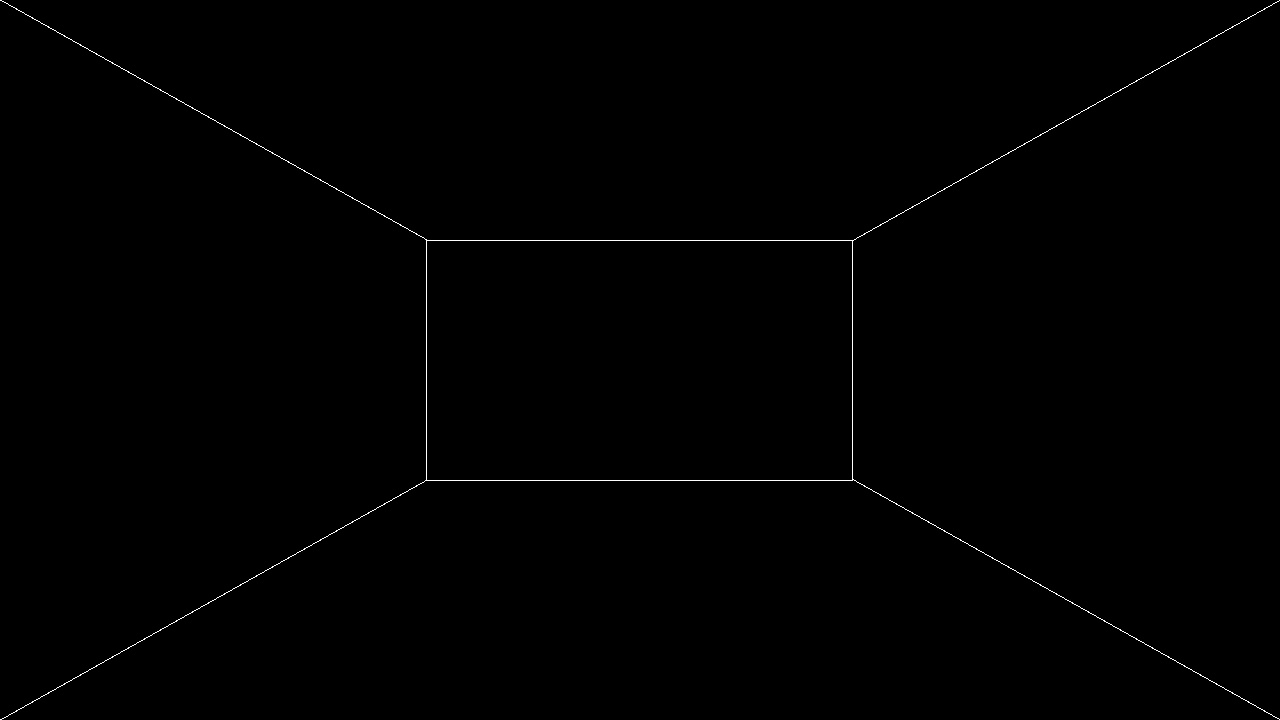
//> input picture 7.pinjie/3.pinjie/3.替换拼接(ok1)/result.jpg, 1280 x 720 px
$ ./main_bak   (built with g++ and OpenCV 4)
//> lines starting //> are read from the running program, lines starting //| are printed output that depends on the picture
#include <opencv2/opencv.hpp>
#include <opencv2/highgui/highgui_c.h>
#include <iostream>
#include <math.h>
using namespace cv;

using namespace std;

void rotate_arbitrarily_angle(Mat &src,Mat &dst,float angle)
{
    float radian = (float)(angle/180.0 * CV_PI);
//旋转填充图像
    int maxBorder = (int) (max(src.cols, src.rows)* 1.414 );
    int dx = (maxBorder - src.cols)/2;
    int dy = (maxBorder - src.rows)/2;
    copyMakeBorder(src, dst, dy, dy, dx, dx, BORDER_CONSTANT);
    //旋转
     Point2f center( (float)(dst.cols/2) , (float) (dst.rows/2));
    Mat affine_matrix = getRotationMatrix2D( center, angle, 1.0 );//求得旋转矩阵
    warpAffine(dst, dst, affine_matrix, dst.size());
    //计算图像旋转之后包含图像的最大的矩形
    float sinVal = abs(sin(radian));
    float cosVal = abs(cos(radian));
    Size targetSize( (int)(src.cols * cosVal +src.rows * sinVal),
                     (int)(src.cols * sinVal + src.rows * cosVal) );

    //剪掉多余边框
    int x = (dst.cols - targetSize.width) / 2;
    int y = (dst.rows - targetSize.height) / 2;
    Rect rect(x, y, targetSize.width, targetSize.height);
    dst = Mat(dst,rect);
}


int main(int argc, char** argv)
{
	Mat src = imread("result.jpg");
//> src is the input picture: 720 rows x 1280 cols, CV_8UC3; min 0, max 255, mean 0.9
	if (!src.data) {
	printf("could not load image...\n");
	return -1;
	}
	//Mat replaceImg_top = imread("top.jpg");
	Mat replaceImg_top = imread("yy_top.JPG");
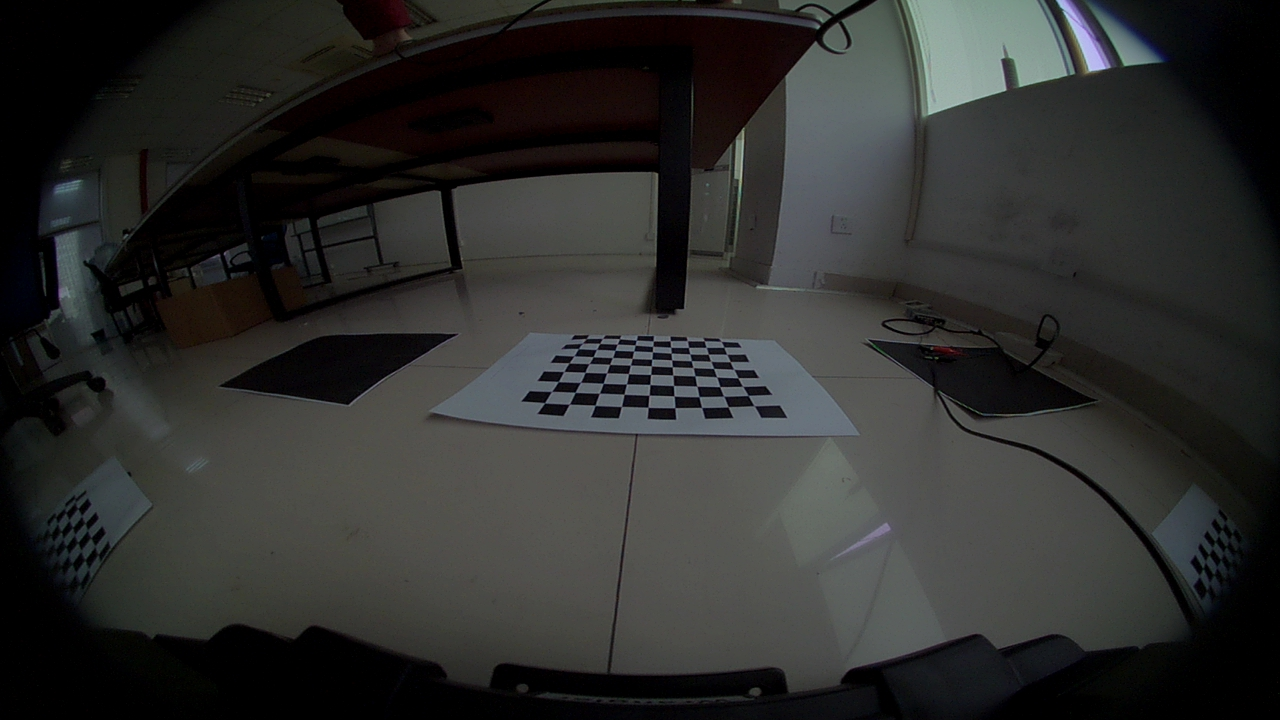
//> input picture 7.pinjie/3.pinjie/3.替换拼接(ok1)/yy_top.JPG, 1280 x 720 px
//> replaceImg_top is the input picture: 720 rows x 1280 cols, CV_8UC3; mean B, G, R 45, 46.5, 45.9
	Mat replaceImg_black = imread("black.jpg");
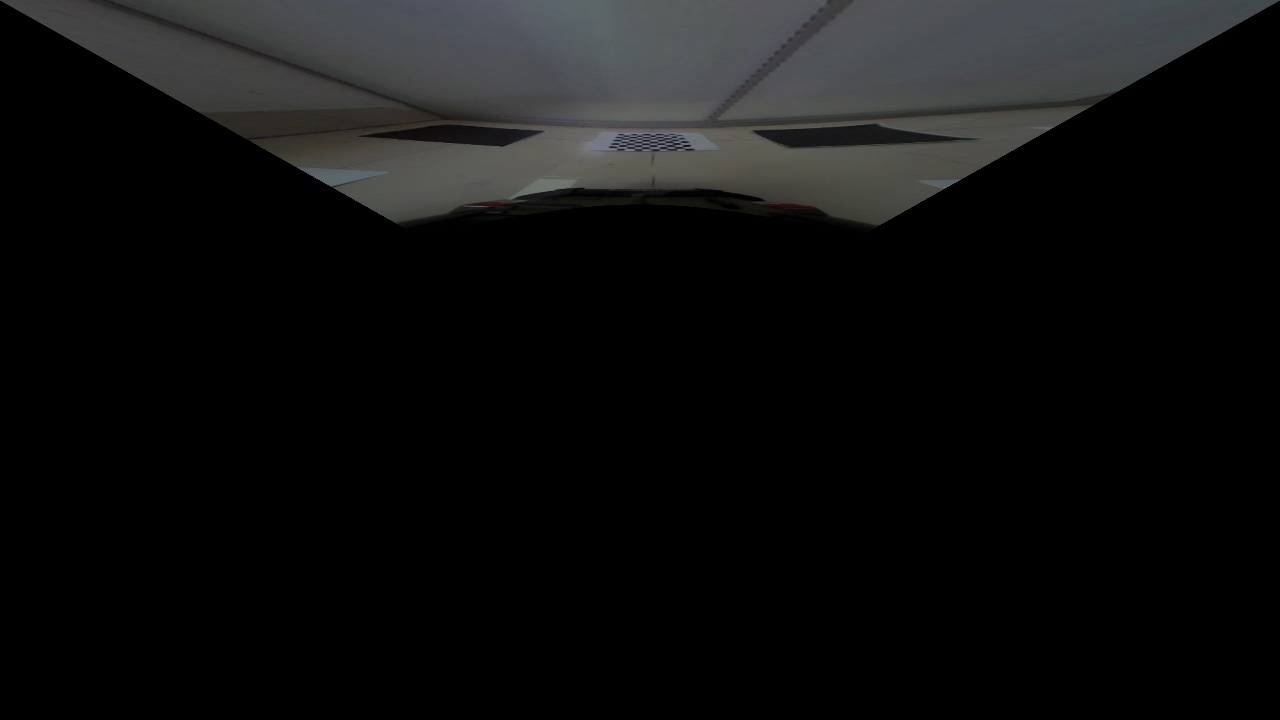
//> input picture 7.pinjie/3.pinjie/3.替换拼接(ok1)/black.jpg, 1280 x 720 px
//> replaceImg_black is the input picture: 720 rows x 1280 cols, CV_8UC3; mean B, G, R 15.3, 15.3, 15
	Mat replaceImg_right = imread("right.jpg");
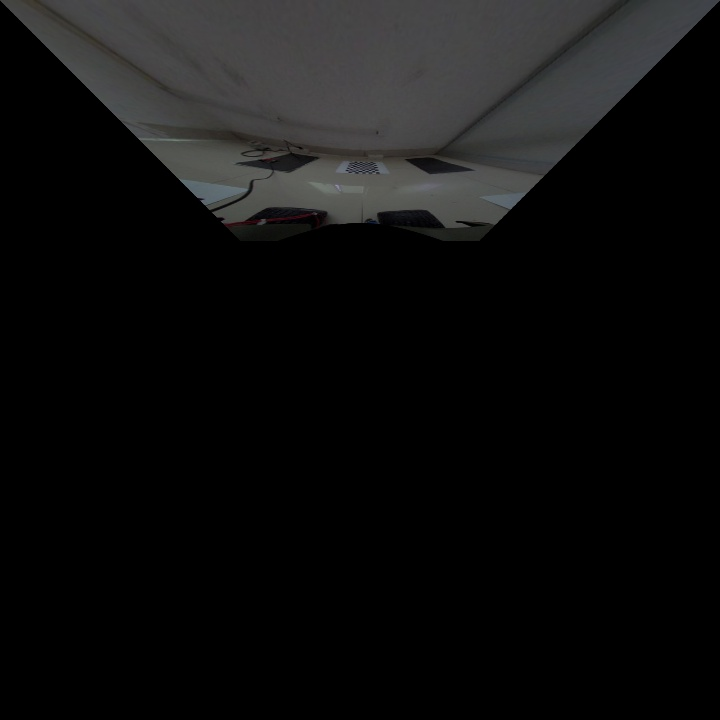
//> input picture 7.pinjie/3.pinjie/3.替换拼接(ok1)/right.jpg, 720 x 720 px
//> replaceImg_right is the input picture: 720 rows x 720 cols, CV_8UC3; mean B, G, R 14.8, 14.9, 14.8
	Mat replaceImg_left = imread("left.jpg");
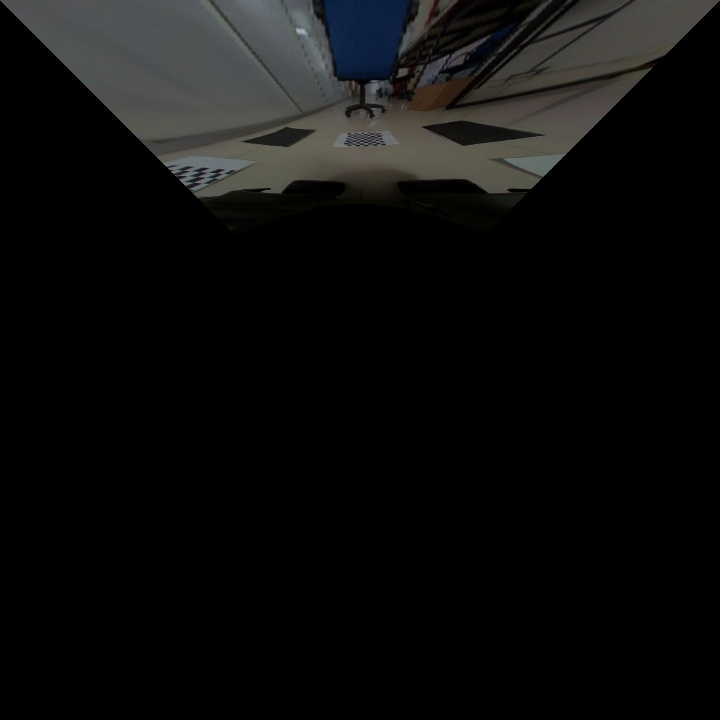
//> input picture 7.pinjie/3.pinjie/3.替换拼接(ok1)/left.jpg, 720 x 720 px
//> replaceImg_left is the input picture: 720 rows x 720 cols, CV_8UC3; mean B, G, R 12.8, 13.1, 13
	Mat black_rotate,right_rotate,left_rotate;
	rotate_arbitrarily_angle(replaceImg_black,black_rotate,180);
//> in rotate_arbitrarily_angle, `warpAffine(dst, dst, affine_matrix, dst.size());`: dst: 1808 rows x 1808 cols, CV_8UC3; mean B, G, R 4.3, 4.3, 4.2
	rotate_arbitrarily_angle(replaceImg_right,right_rotate,-90);
	rotate_arbitrarily_angle(replaceImg_right,left_rotate,90);
	// [4 lines of commented-out code are left out]
	imwrite("left_rotate.jpg",left_rotate);
//top
#if 1
	// 定义两个平面上四个角坐标
	vector<Point> src_corners(4);
	vector<Point> dst_corners(4);
	src_corners[0] = Point(586, 346);

	src_corners[1] = Point(715, 351);

	src_corners[2] = Point(749, 409);

	src_corners[3] = Point(544, 406);
	// 目标平面四个角坐标

	dst_corners[0] = Point(104,330);

	dst_corners[1] = Point(104, 321);

	dst_corners[2] = Point(242, 321);

	dst_corners[3] = Point(242, 330);
#endif
//top
#if 0
	// 定义两个平面上四个角坐标
	vector<Point> src_corners(4);
	vector<Point> dst_corners(4);
	src_corners[0] = Point(0, 0);

	src_corners[1] = Point(src.cols-1, 0);

	src_corners[2] = Point(src.cols/3*2, src.rows/3);

	src_corners[3] = Point(src.cols/3, src.rows/3);
	// 目标平面四个角坐标

	dst_corners[0] = Point(0,0);

	dst_corners[1] = Point(replaceImg_top.cols-1, 0);

	dst_corners[2] = Point(replaceImg_top.cols/3*2, replaceImg_top.rows/3);

	dst_corners[3] = Point(replaceImg_top.cols/3, replaceImg_top.rows/3);
//black
	// 定义两个平面上四个角坐标
	vector<Point> src_black_corners(4);
	vector<Point> dst_black_corners(4);
	src_black_corners[0] = Point(src.cols/3, src.rows/3*2);

	src_black_corners[1] = Point(src.cols/3*2, src.rows/3*2);

	src_black_corners[2] = Point(src.cols, src.rows);

	src_black_corners[3] = Point(0, src.rows);
	// 目标平面四个角坐标

	dst_black_corners[0] = Point(black_rotate.cols/3,black_rotate.rows/3*2);

	dst_black_corners[1] = Point(black_rotate.cols/3*2, black_rotate.rows/3*2);

	dst_black_corners[2] = Point(black_rotate.cols, black_rotate.rows);

	dst_black_corners[3] = Point(0, black_rotate.rows);

//right
	vector<Point> src_right_corners(4);
	vector<Point> dst_right_corners(4);
	src_right_corners[0] = Point(src.cols/3*2, src.rows/3);

	src_right_corners[1] = Point(src.cols, 0);

	src_right_corners[2] = Point(src.cols, src.rows);

	src_right_corners[3] = Point(src.cols/3*2, src.rows/3*2);
	// 目标平面四个角坐标

	dst_right_corners[0] = Point(right_rotate.cols, 0);

	dst_right_corners[1] = Point(right_rotate.cols, right_rotate.rows);

	dst_right_corners[2] = Point(right_rotate.cols/3*2+560, right_rotate.rows/3*2);

	dst_right_corners[3] = Point(right_rotate.cols/3*2+560,right_rotate.rows/3);//1280-720


//left
	vector<Point> src_left_corners(4);
	vector<Point> dst_left_corners(4);
	src_left_corners[0] = Point(0, 0);

	src_left_corners[1] = Point(src.cols/3, src.rows/3);

	src_left_corners[2] = Point(src.cols/3, src.rows/3*2);

	src_left_corners[3] = Point(0, src.rows);
	// 目标平面四个角坐标

	dst_left_corners[0] = Point(0, 0);

	dst_left_corners[1] = Point(left_rotate.cols, 0);

	dst_left_corners[2] = Point(left_rotate.cols/3+560, left_rotate.rows/3*2);

	dst_left_corners[3] = Point(left_rotate.cols/3+560,left_rotate.rows/3);//1280-720

#endif
//top

	// 计算单应性矩阵与透视变换
	Mat h = findHomography(src_corners, dst_corners);
	Mat output_img;
	warpPerspective(replaceImg_top, output_img, h, src.size());
	// create mask
	Mat m1 = Mat::zeros(replaceImg_top.size(), CV_8UC1);
	m1 = Scalar(255);
	Mat mask_output;
	warpPerspective(m1, mask_output, h, src.size());
	//imshow("Mask Result", mask_output);
	// use mask
	Mat result1;
	add(output_img, output_img, result1, mask_output);
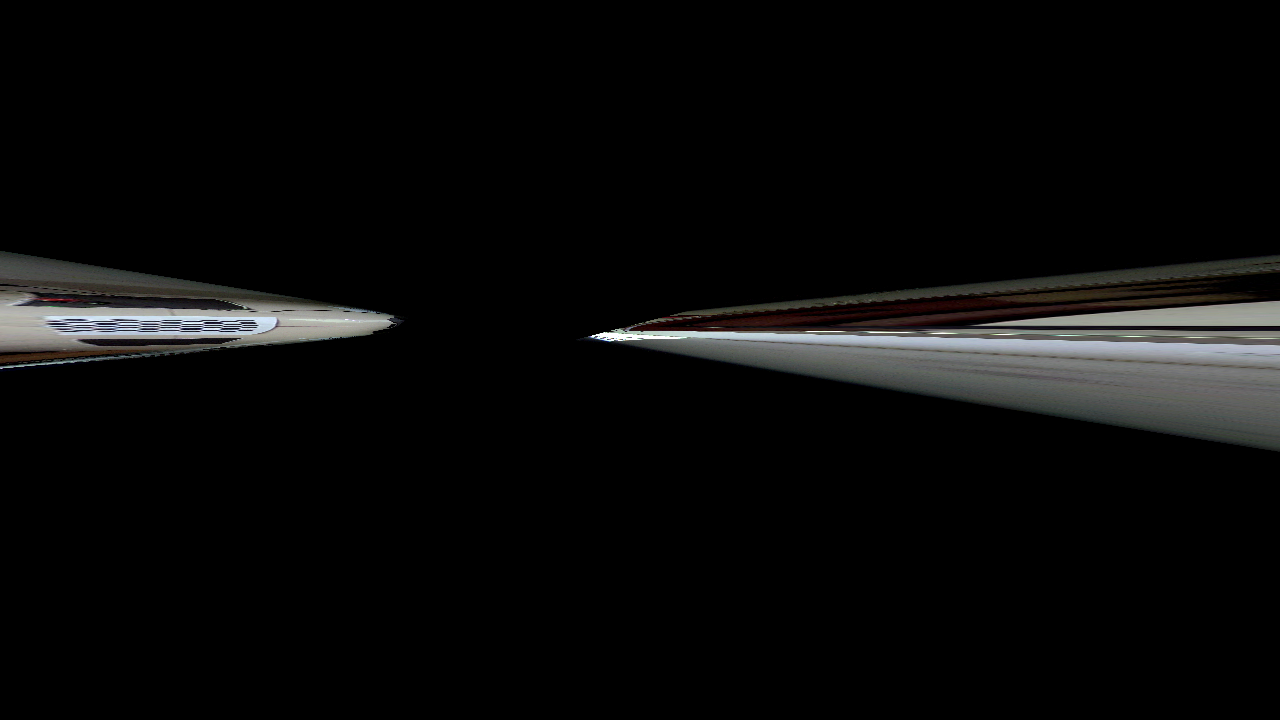
//> result1: 720 rows x 1280 cols, CV_8UC3; mean B, G, R 9.6, 9.8, 9.8
	Mat result2;
	bitwise_not(mask_output, mask_output);
	add(src, result1, result2, mask_output);
	Mat result;
	add(result1, result2, result);
#if 0
//black
	// 计算单应性矩阵与透视变换
	Mat h_black = findHomography(src_black_corners, dst_black_corners);
	Mat output_img_black;
	warpPerspective(black_rotate, output_img_black, h_black, black_rotate.size());
	// create mask
	Mat m1_black = Mat::zeros(black_rotate.size(), CV_8UC1);
	m1_black = Scalar(255);
	Mat mask_output_black;
	warpPerspective(m1_black, mask_output_black, h_black, black_rotate.size());
	// use mask
	Mat result1_black;
	add(output_img_black, output_img_black, result1_black, mask_output_black);
	Mat result2_black;
	bitwise_not(mask_output_black, mask_output_black);
	add(black_rotate, result1_black, result2_black, mask_output_black);
	Mat result_black;
	add(result1_black, result2_black, result_black);

//right
	Mat h_right = findHomography(src_right_corners, dst_right_corners);
	Mat output_img_right;
	warpPerspective(right_rotate, output_img_right, h_right, right_rotate.size());
	// create mask
	Mat m1_right = Mat::zeros(right_rotate.size(), CV_8UC1);
	m1_right = Scalar(255);
	Mat mask_output_right;
	warpPerspective(m1_right, mask_output_right, h_right, right_rotate.size());
	// use mask
	Mat result1_right;
	add(output_img_right, output_img_right, result1_right, mask_output_right);
	Mat result2_right;
	bitwise_not(mask_output_right, mask_output_right);
	add(right_rotate, result1_right, result2_right, mask_output_right);
	Mat result_right;
	add(result1_right, result2_right, result_right);

	//imshow("Final Result", result);
	//imshow("black Result", result_black);
	imshow("right Result", result_right);

	Mat h_left = findHomography(src_left_corners, dst_left_corners);
	Mat output_img_left;
	warpPerspective(left_rotate, output_img_left, h_left, left_rotate.size());
	// create mask
	Mat m1_left = Mat::zeros(left_rotate.size(), CV_8UC1);
	m1_left = Scalar(255);
	Mat mask_output_left;
	warpPerspective(m1_left, mask_output_left, h_left, left_rotate.size());
	// use mask
	Mat result1_left;
	add(output_img_left, output_img_left, result1_left, mask_output_left);
	Mat result2_left;
	bitwise_not(mask_output_left, mask_output_left);
	add(left_rotate, result1_left, result2_left, mask_output_left);
	Mat result_left;
	add(result1_left, result2_left, result_left);
	imshow("right Result", result_left);
#endif
	waitKey(0);
}
